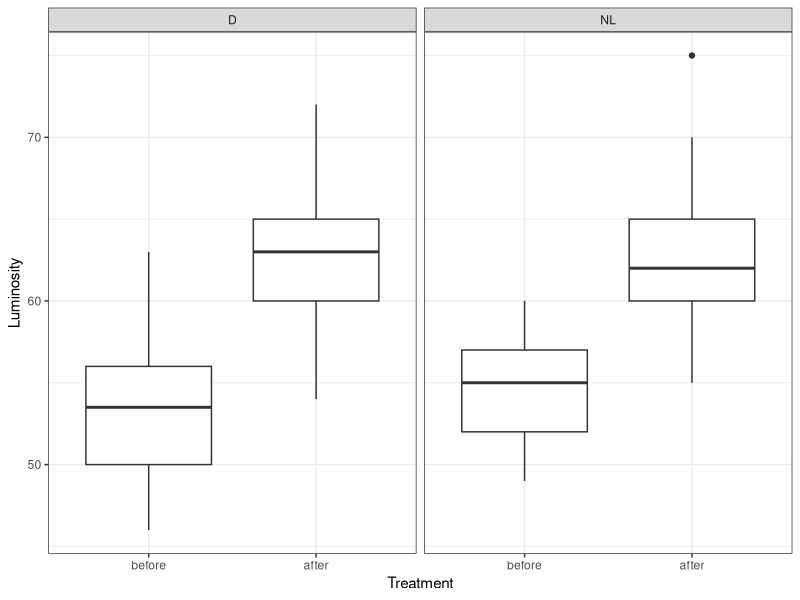
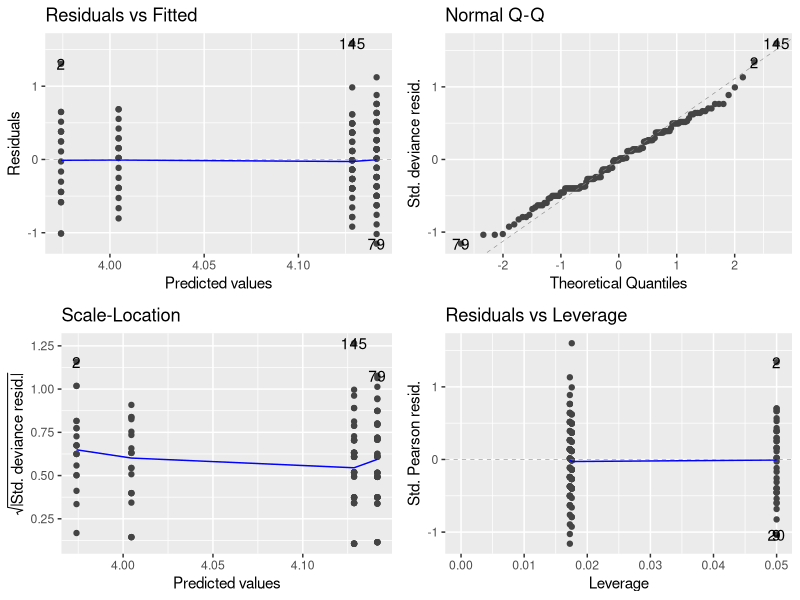
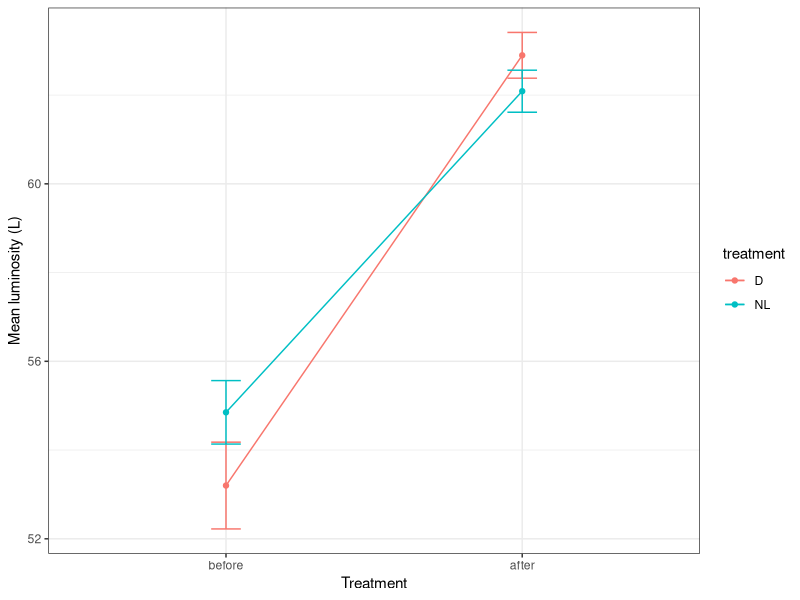
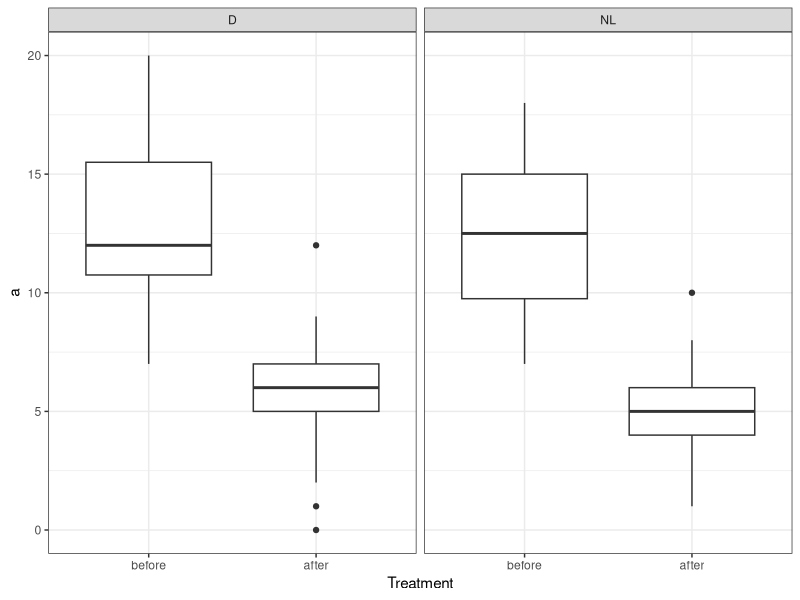
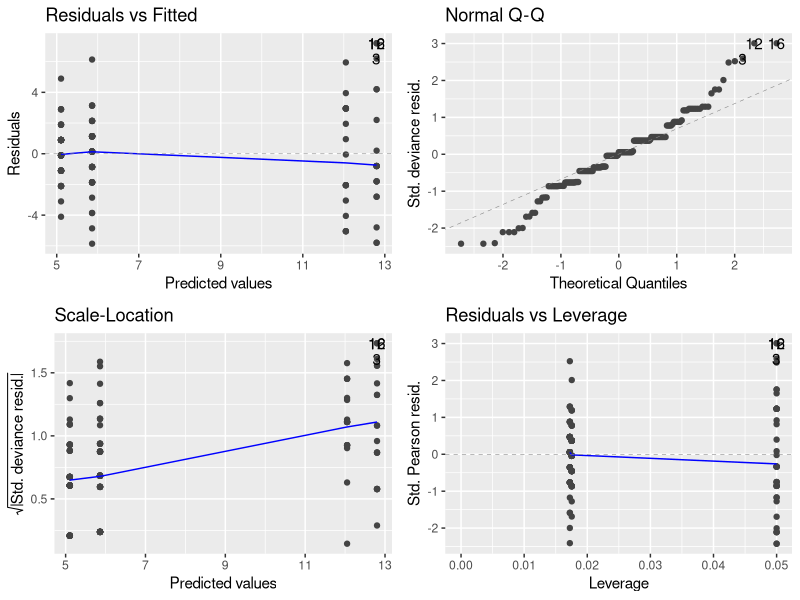
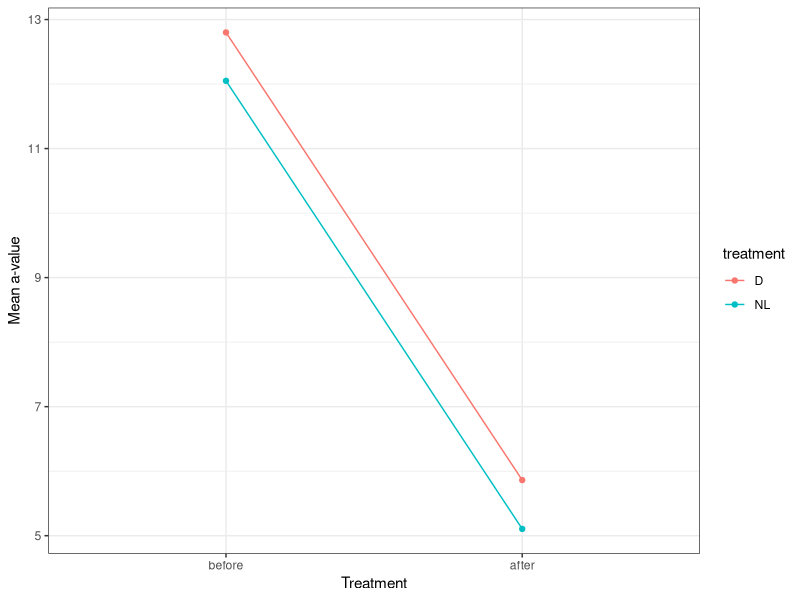
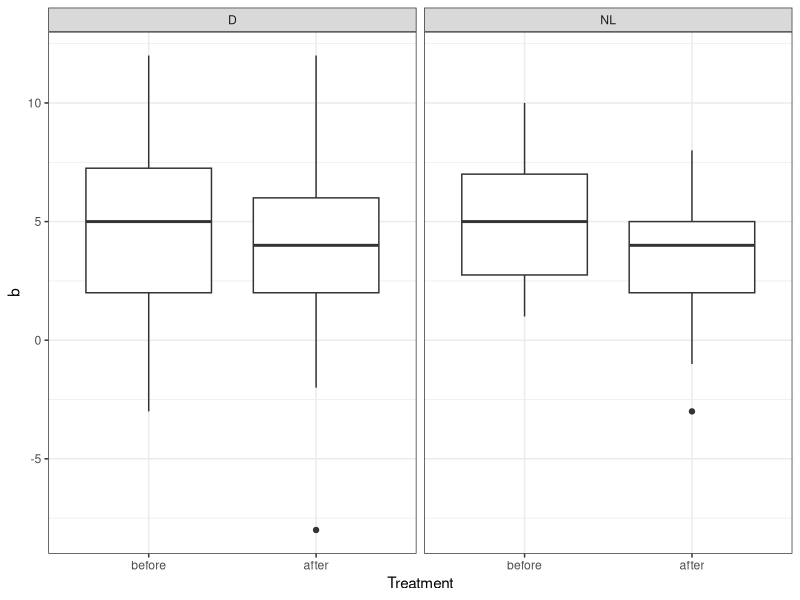
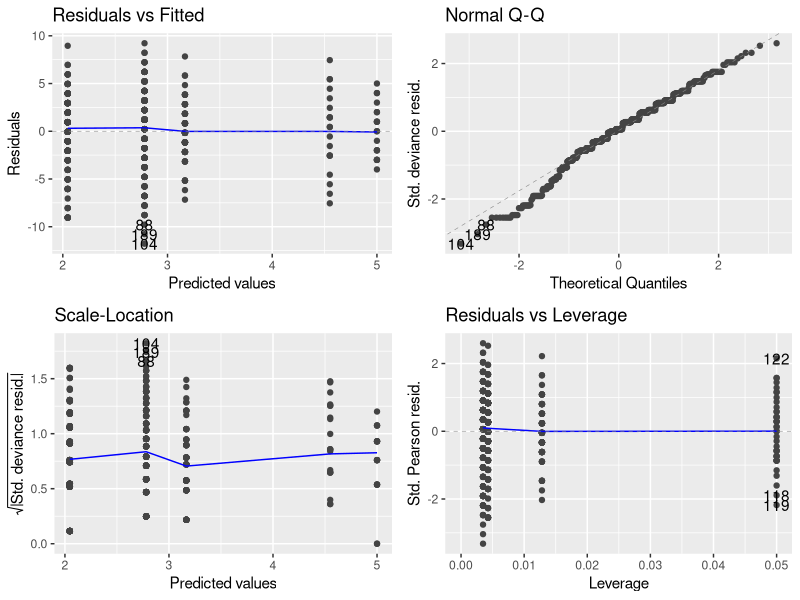

Source code (R) for these figures, in order:
## ---- chunk 1
rm(list=ls())
library(here)
library(tidyverse)
library(ggfortify)
## ---- chunk 2
DF <- read.csv(here("Data", "cap_color_data_final.csv"), stringsAsFactors = TRUE)
## ---- chunk 3
levels(DF$treatment)
levels(DF$before_after)
## ---- chunk 4
luminosity <- DF[, c("L", "a", "b", "treatment", "before_after", "date_collected")] %>%
  filter(DF$date_collected == "10/14/22")
## ---- chunk 5
ggplot(luminosity, aes(x = before_after, y = L)) +
geom_boxplot() +
xlab("Treatment") +
ylab("Luminosity") +
theme_bw() +
facet_wrap(~treatment) +
scale_x_discrete(limits = c("before", "after"))
## ---- chunk 6
model_L <- glm(L ~ treatment * before_after, data = luminosity, family = poisson)
## ---- chunk 7
autoplot(model_L, smooth.color = NA)
## ---- chunk 8
anova(model_L, test = "Chisq")
## ---- chunk 9
summary(model_L)
## ---- chunk 10
sumDF_L <- luminosity %>%
  filter(date_collected == "10/14/22") %>%
  group_by(treatment, before_after) %>%
  summarize(meanL = mean(L),
            seL = sd(L)/sqrt(n())
              )
## ---- chunk 11
ggplot(sumDF_L, aes(before_after, meanL, color = treatment, group = treatment)) +
  geom_point() +
  geom_line() +
  geom_errorbar(aes(ymin = meanL - seL, 
                    ymax = meanL + seL), width = 0.1) +
  theme_bw() +
  scale_x_discrete(limits = c("before", "after")) +
  xlab("Treatment") +
  ylab("Mean luminosity (L)")
## ---- chunk 12
ggplot(luminosity, aes(x = before_after, y = a)) +
geom_boxplot() +
xlab("Treatment") +
ylab("a") +
theme_bw() +
facet_wrap(~treatment)+
scale_x_discrete(limits = c("before", "after"))
## ---- chunk 13
model_a <- glm(a ~ treatment * before_after, data = luminosity, family = gaussian)
## ---- chunk 14
autoplot(model_a, smooth.color = NA)
## ---- chunk 15
anova(model_a, test = "F")
## ---- chunk 16
summary(model_a)
## ---- chunk 17
sumDF_a <- luminosity %>%
  group_by(treatment, before_after) %>%
  summarize(mean_a = mean(a))
## ---- chunk 18
ggplot(sumDF_a, aes(before_after, mean_a, color = treatment, group = treatment)) +
  geom_point() +
  geom_line() +
  theme_bw() +
  scale_x_discrete(limits = c("before", "after")) +
  xlab("Treatment") +
  ylab("Mean a-value")
## ---- chunk 19
ggplot(luminosity, aes(x = before_after, y = b)) +
geom_boxplot() +
xlab("Treatment") +
ylab("b") +
theme_bw() +
facet_wrap(~treatment)+
scale_x_discrete(limits = c("before", "after"))
## ---- chunk 20
model_b <- glm(b ~ treatment * before_after, data = DF, family = gaussian)
## ---- chunk 21
autoplot(model_b, smooth.color = NA)
## ---- chunk 22
anova(model_b, test = "F")
## ---- chunk 23
summary(model_b)
## ---- chunk 24
sumDF_b <- luminosity %>%
  group_by(treatment, before_after) %>%
  summarize(mean_b = mean(b))
## ---- chunk 25
ggplot(sumDF_b, aes(before_after, mean_b, color = treatment, group = treatment)) +
  geom_point() +
  geom_line() +
  theme_bw() +
  scale_x_discrete(limits = c("before", "after")) +
  xlab("Treatment") +
  ylab("Mean b-value")
